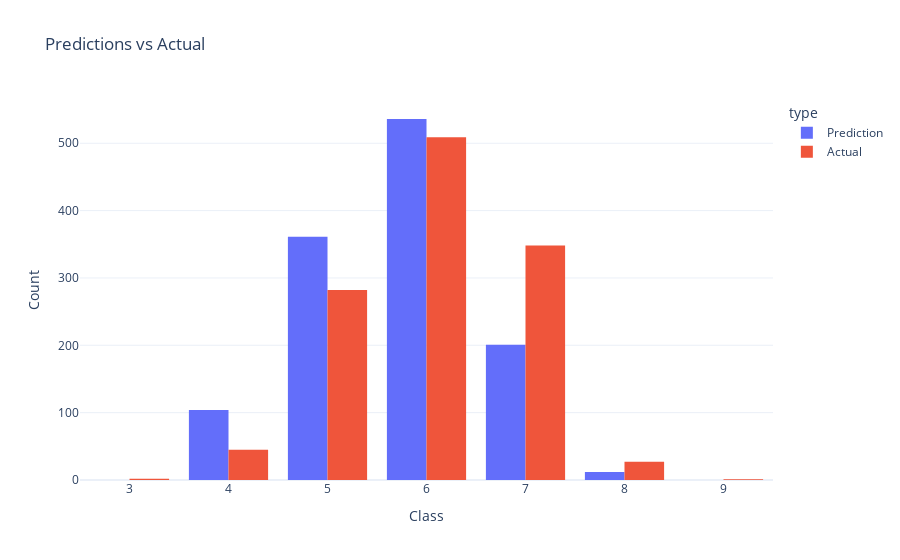

Notebook source saved alongside this figure:
### Code cell
# Combine predictions and labels into one DataFrame
df = pd.DataFrame({
    "value": predictions + labels,
    "type": ["Prediction"] * len(predictions) + ["Actual"] * len(labels)
})

# Create grouped histogram
fig = px.histogram(df, x="value", color="type", barmode="group",
                   title="Predictions vs Actual")
fig.update_layout(xaxis_title="Class", yaxis_title="Count")
fig.show()

### Figure 1 — Plotly figure (JSON) as saved in the notebook; plotly's stock layout.template omitted (floating-point values rounded to 4 significant figures; data arrays with more than 128 entries replaced by an {"elided": "..."} marker saying what was removed)
{"data": [{"alignmentgroup": "True", "bingroup": "x", "hovertemplate": "type=Prediction<br>value=%{x}<br>count=%{y}<extra></extra>", "legendgroup": "Prediction", "marker": {"color": "#636efa", "pattern": {"shape": ""}}, "name": "Prediction", "offsetgroup": "Prediction", "orientation": "v", "showlegend": true, "type": "histogram", "x": {"elided": "1214 int values"}, "xaxis": "x", "yaxis": "y"}, {"alignmentgroup": "True", "bingroup": "x", "hovertemplate": "type=Actual<br>value=%{x}<br>count=%{y}<extra></extra>", "legendgroup": "Actual", "marker": {"color": "#EF553B", "pattern": {"shape": ""}}, "name": "Actual", "offsetgroup": "Actual", "orientation": "v", "showlegend": true, "type": "histogram", "x": {"elided": "1214 int values"}, "xaxis": "x", "yaxis": "y"}], "layout": {"barmode": "group", "legend": {"title": {"text": "type"}, "tracegroupgap": 0}, "title": {"text": "Predictions vs Actual"}, "xaxis": {"anchor": "y", "domain": [0, 1], "title": {"text": "Class"}}, "yaxis": {"anchor": "x", "domain": [0, 1], "title": {"text": "Count"}}}}
